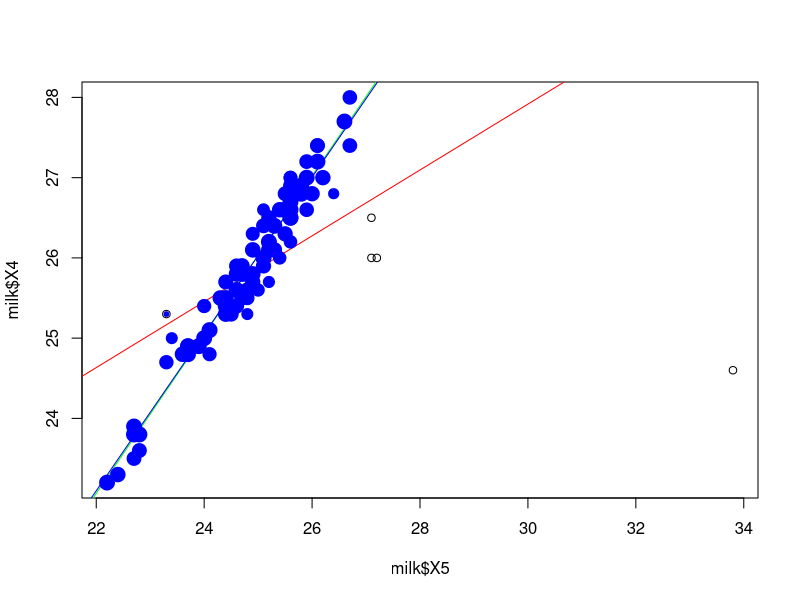
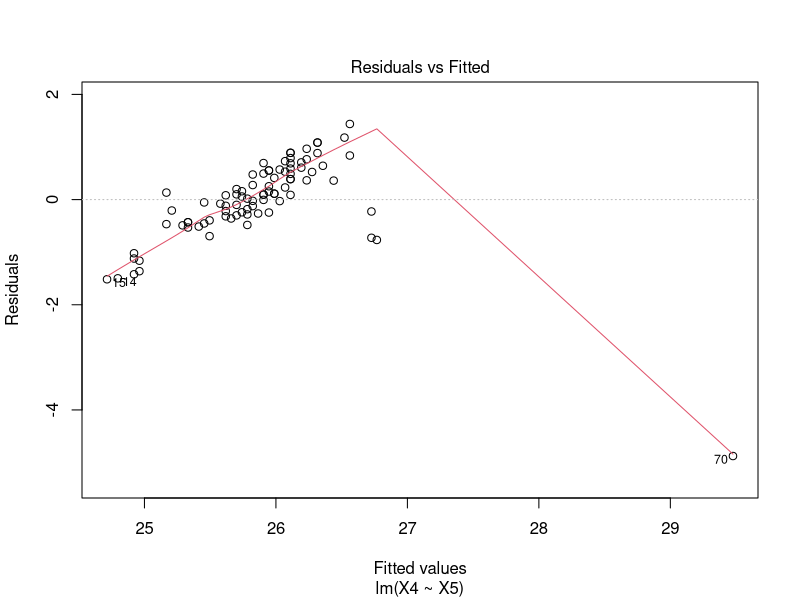
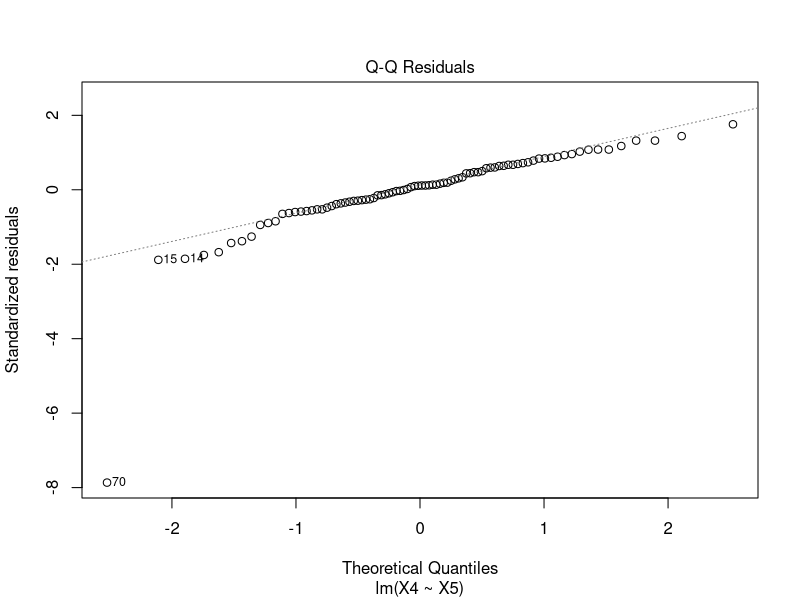
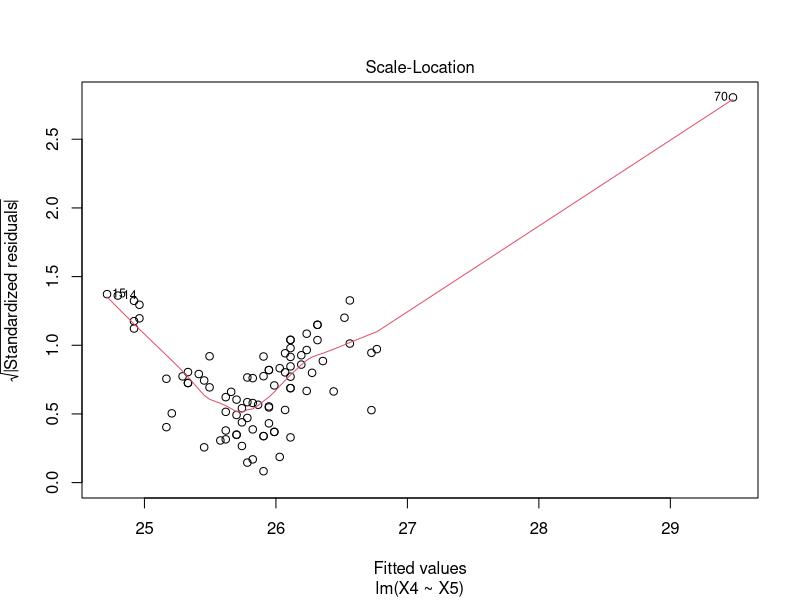
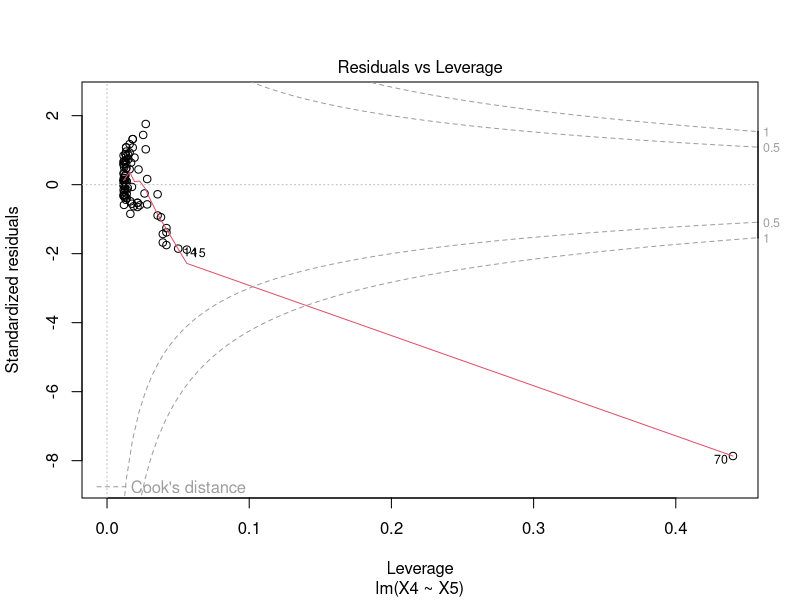
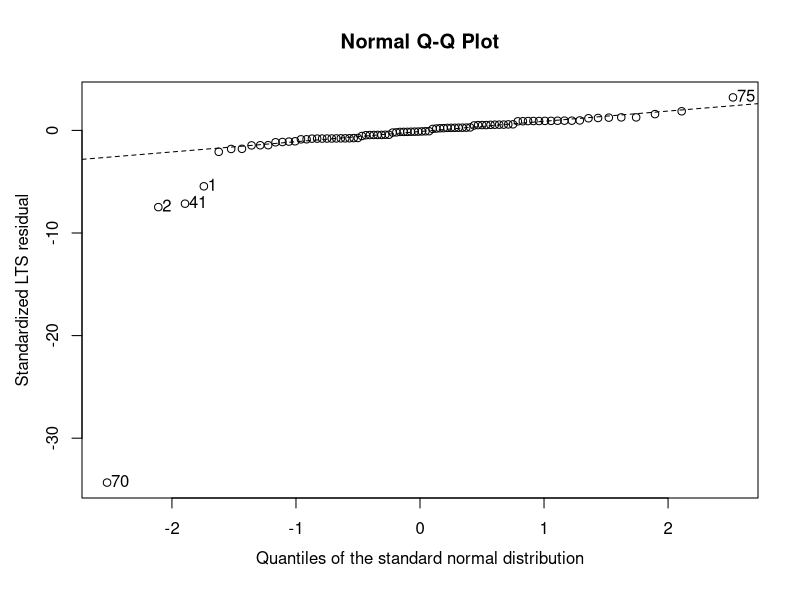
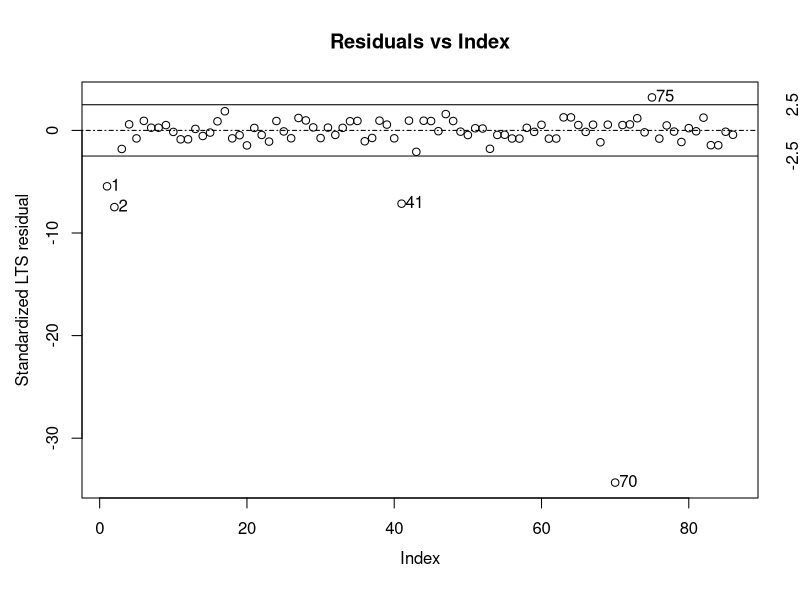
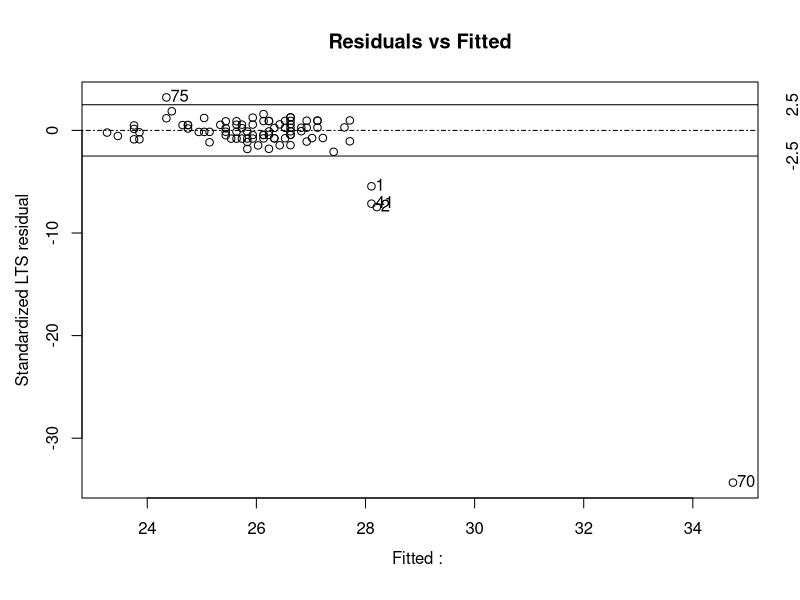

Write R code to recreate these figures, in order.
#0026842

#1

library(robustbase)
data(milk)
str(milk)

#1a 
res_ls <- lm(X4~X5, data=milk)
#plot(res_ls)
plot(milk$X5, milk$X4)
abline(res_ls, col="red")


#1b
res_lts <- ltsReg(X4~X5, data=milk)
abline(res_lts, col="green")
summary(res_lts)
#plot(milk$X5, milk$X4, col=res_lts$lts.wt)
#points(milk$X5, res_lts$fitted.values, col=res_lts$lts.wt+2)

#1c
res_rob <- lmrob(X4~X5, data=milk)
abline(res_rob, col="blue")
points(milk$X5, milk$X4, pch=20, cex=res_rob$rweights*3, col="blue")

#1d
plot(res_ls)
#1 trend in the residuals (no normal dist in residuals)
#2
#3 stucture in the residuals
#4 70 potential leverage
plot(res_lts)
#1 
#2
#3 70 bad leverage point, some good lp and vertical outliers
#4 "
plot(res_rob)

# one x outlier
#?
plot(res_lts$lts.wt, res_rob$rweights)

#2

#2a
resm_ls <- lm(X4~., data=milk)
plot(milk$X4,resm_ls$fitted.values)
abline(c(0,1))

resm_lts <- ltsReg(X4~., data=milk)
plot(milk$X4, resm_lts$fitted.values, col=resm_lts$lts.wt+2)
abline(c(0,1))

resm_rob <- lmrob(X4~., data=milk)
plot(milk$X4,resm_rob$fitted.values)
abline(c(0,1))

#robust regression model results in much better predictions, except for the outliners

#2b

#ls
# r2 equals r2 output from summary
summary(resm_ls)
1 - sum((milk$X4 - resm_ls$fitted.values)^2) / sum((milk$X4 - mean(milk$X4))^2)

#lts
# variables
w <- as.vector(resm_lts$lts.wt)
y <- resm_lts$Y
yhat <- resm_lts$fitted.values

# lts r2
lts_mean <- sum(y * w) / sum(w)
rss <- sum(w * (y - yhat)^2)
tss <- sum(w * (y - lts_mean)^2)
1 - rss/tss
# summary.lts calculates the mean differently, using fitted values instead of the original y
# also it uses a different formula
lts_mean <- sum(yhat * w) / sum(w)
rss <- sum(w * (y - yhat)^2)
tss <- sum(w * (yhat - lts_mean)^2)
tss/(tss+rss)

# in the robust case r2 ignores outliers, so its also not very informative

#rob r2
w <- as.vector(resm_rob$rweights)
y <- milk$X4
yhat <- resm_rob$fitted.values

rob_mean <- sum(y * w) / sum(w)
rss <- sum(w * (y - yhat)^2)
tss <- sum(w * (y - lts_mean)^2)
1 - rss/tss


#2c

summary(resm_ls)
# X3 constributes most significantly to the model
# r^2 of 0.86 not very good
summary(resm_lts)
# X3 and X6 contribute strongly, X7 slightly to the model
# r^2 of 0.9707 better
summary(resm_rob)
# X3 most significant but X5,X6 and X7 contribute

#2d
plot(resm_ls)
#1 several outliers in x space, these also have big residuals
#2 residuals not normal distributed
#3 1,2,41 coud be outliers but still in the range +-2.5 becouse no robust scale is used for standartising residuals
#4 

plot(resm_lts)
#1 residuals normal distributed except clear outliers 1,2,41,70
#2 standartised residuals in the range of -2.5 to 2.5, clear outliers
#3 "
#4 most stand.residuals in range +-2.5. lot of samples are good leverage points
#  samples 1,2,41 big residuals but distance still below chi^2=2.75. sample 70 bad leverage point 

plot(resm_rob)
#1 most residuals in range +-2.5 but lot of them with RD above 2.75 of chi² = good leverage points
#  70 bad leverage point
#2 most residuals normal distributed
#3 good fit except for outliers
#4 residuals in ?range?
#5 residuals big for bix Y
